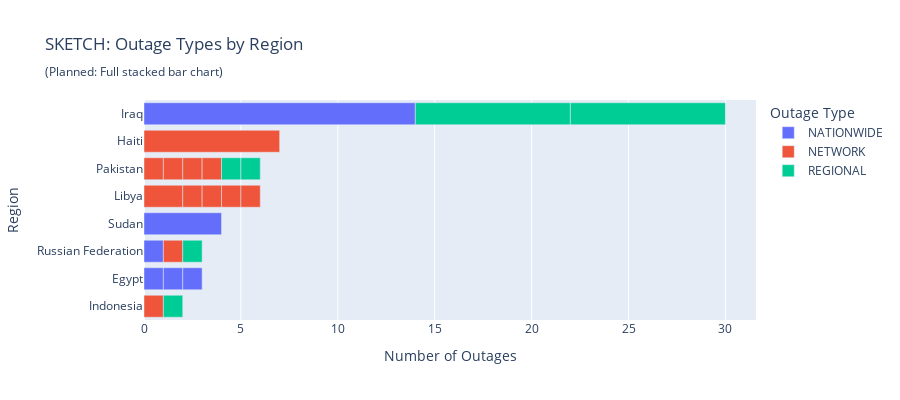

Notebook code cell kept with this figure:
### Code cell
# Step 3: Visualization Sketch Description
print("\n3. VISUALIZATION SKETCH PLAN:")
print("   PLANNED VISUALIZATION: Stacked Bar Chart by Region")
print("   " + "-" * 50)
print("   Chart Type: Horizontal stacked bar chart")
print("   Data Source: region_type_analysis table")
print("   Visual Encoding:")
print("     - X-axis: Total outages per region")
print("     - Y-axis: Region names")
print("     - Color segments: Different outage types within each region")
print("     - Stack height: Proportion of each outage type")
print("   Interactive Features:")
print("     - Hover: Show region, type, and exact count")
print("     - Legend: Toggle outage type visibility")
print("   Alternative: Grouped bar chart if stacking unclear")

# Create sketch visualization for milestone demonstration
print("\n   Creating visualization sketch...")

# Aggregate data for top regions for cleaner sketch
top_regions = region_type_analysis.groupby('annotations_locations_details_name')['outage_count'].sum().nlargest(8).index
sketch_data = region_type_analysis[region_type_analysis['annotations_locations_details_name'].isin(top_regions)]

# Simple stacked bar sketch
sketch_viz_q2 = px.bar(sketch_data,
                      x='outage_count',
                      y='annotations_locations_details_name',
                      color='annotations_outage_outage_type',
                      orientation='h',
                      title='SKETCH: Outage Types by Region<br><sub>(Planned: Full stacked bar chart)</sub>',
                      labels={'outage_count': 'Number of Outages',
                             'annotations_locations_details_name': 'Region',
                             'annotations_outage_outage_type': 'Outage Type'})

sketch_viz_q2.update_layout(height=400, yaxis={'categoryorder':'total ascending'})
sketch_viz_q2.show()

### Figure 1 — Plotly figure (JSON) as saved in the notebook; plotly's stock layout.template omitted (floating-point values rounded to 4 significant figures)
{"data": [{"hovertemplate": "Outage Type=NATIONWIDE<br>Number of Outages=%{x}<br>Region=%{y}<extra></extra>", "legendgroup": "NATIONWIDE", "marker": {"color": "#636efa", "pattern": {"shape": ""}}, "name": "NATIONWIDE", "orientation": "h", "showlegend": true, "textposition": "auto", "type": "bar", "x": [1, 1, 1, 14, 1, 4], "xaxis": "x", "y": ["Egypt", "Egypt", "Egypt", "Iraq", "Russian Federation", "Sudan"], "yaxis": "y"}, {"hovertemplate": "Outage Type=NETWORK<br>Number of Outages=%{x}<br>Region=%{y}<extra></extra>", "legendgroup": "NETWORK", "marker": {"color": "#EF553B", "pattern": {"shape": ""}}, "name": "NETWORK", "orientation": "h", "showlegend": true, "textposition": "auto", "type": "bar", "x": [7, 1, 2, 1, 1, 1, 1, 1, 1, 1, 1, 1], "xaxis": "x", "y": ["Haiti", "Indonesia", "Libya", "Libya", "Libya", "Libya", "Libya", "Pakistan", "Pakistan", "Pakistan", "Pakistan", "Russian Federation"], "yaxis": "y"}, {"hovertemplate": "Outage Type=REGIONAL<br>Number of Outages=%{x}<br>Region=%{y}<extra></extra>", "legendgroup": "REGIONAL", "marker": {"color": "#00cc96", "pattern": {"shape": ""}}, "name": "REGIONAL", "orientation": "h", "showlegend": true, "textposition": "auto", "type": "bar", "x": [1, 8, 8, 1, 1, 1], "xaxis": "x", "y": ["Indonesia", "Iraq", "Iraq", "Pakistan", "Pakistan", "Russian Federation"], "yaxis": "y"}], "layout": {"barmode": "relative", "height": 400, "legend": {"title": {"text": "Outage Type"}, "tracegroupgap": 0}, "title": {"text": "SKETCH: Outage Types by Region<br><sub>(Planned: Full stacked bar chart)</sub>"}, "xaxis": {"anchor": "y", "domain": [0, 1], "title": {"text": "Number of Outages"}}, "yaxis": {"anchor": "x", "categoryorder": "total ascending", "domain": [0, 1], "title": {"text": "Region"}}}}
